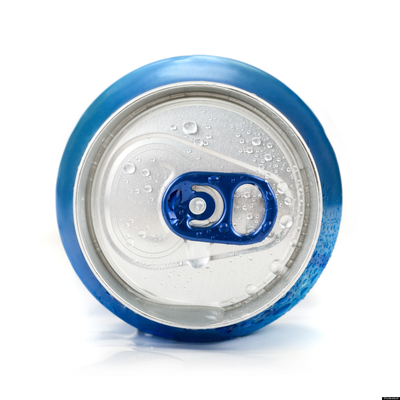
#> input picture 08_Hough Circle Transform/soda.png, 400 x 400 px
$ python with_trackbars.py
#> lines starting #> are read from the running program, lines starting #| are printed output that depends on the picture; after the words box and inside, x2 and y2 are one past the last pixel; in counts of white or black regions, pixels touching at a corner belong together
#################################################
#  CREATE BY Thiraphong Thiangphadung           #
# เลขประจำตัว 593684 แผนก หทปอ-ห. ฝ่าย อปอ.      #
# lesson8 HoughCircles                          #
#################################################
import numpy as np
import cv2 as cv

img = cv.imread('soda.png',0)
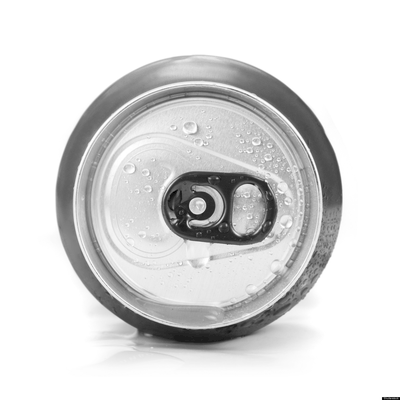
#> img: shape (400, 400); min 0, max 255, mean 218.5

def f(x=None):
    return

cv.namedWindow('detected circles', cv.WINDOW_NORMAL)
cv.createTrackbar('Canny Lower', 'detected circles', 100, 255, f)
cv.createTrackbar('Canny Upper', 'detected circles', 200, 255, f)
cv.createTrackbar('Threshold', 'detected circles', 40, 255, f)
cv.createTrackbar('Min Radius', 'detected circles', 0, 255, f)
cv.createTrackbar('Max Radius', 'detected circles', 2, 255, f)
cv.createTrackbar('Min Distance', 'detected circles', 32, 255, f)
cv.createTrackbar('Inverse Resolution', 'detected circles', 1, 10, f)

img = cv.medianBlur(img, 5)

while True:

    canny_lower = cv.getTrackbarPos('Canny Lower', 'detected circles')
    canny_upper = cv.getTrackbarPos('Canny Upper', 'detected circles')
    threshold = cv.getTrackbarPos('Threshold', 'detected circles')
    max_radius = cv.getTrackbarPos('Min Radius', 'detected circles')
    min_radius = cv.getTrackbarPos('Max Radius', 'detected circles')
    min_distance = cv.getTrackbarPos('Min Distance', 'detected circles')
    inverse_resolution = cv.getTrackbarPos('Inverse Resolution', 'detected circles')

    canny = cv.Canny(img, canny_lower, canny_upper)
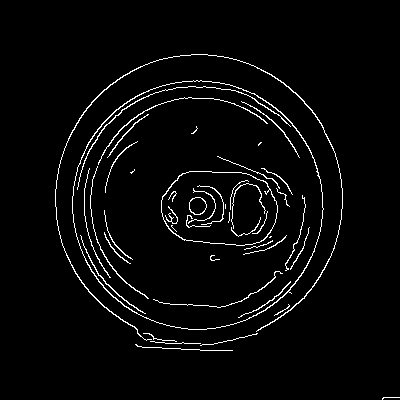
#> canny: shape (400, 400); 3.3% white in thin lines or dots, all inside (x1, y1, x2, y2) = (55, 54, 400, 400)
    cimg = cv.cvtColor(canny,cv.COLOR_GRAY2BGR)

    try:
        circles = cv.HoughCircles(img,cv.HOUGH_GRADIENT,
                                  inverse_resolution,
                                  min_distance,
                                  param1=canny_upper,
                                  param2=threshold,
                                  minRadius=min_radius,
                                  maxRadius=max_radius)
#> circles = 13 rows, first 8: [197.5, 204.5, 124.6], [182.5, 166.5, 109.3], [201.5, 260.5, 89.3], [229.5, 238.5, 78.7], [233.5, 176.5, 79], [156.5, 209.5, 100.4], [150.5, 177.5, 71.2], [165.5, 242.5, 75.4]

        circles = np.uint16(np.around(circles))
#> circles = 13 rows, first 8: [198, 204, 125], [182, 166, 109], [202, 260, 89], [230, 238, 79], [234, 176, 79], [156, 210, 100], [150, 178, 71], [166, 242, 75]

        for i in circles[0,:]:
            # draw the outer circle
            cv.circle(cimg,(i[0],i[1]),i[2],(0,255,0),2)
            # draw the center of the circle
            cv.circle(cimg,(i[0],i[1]),2,(0,0,255),3)
#> this loop made 13 passes
#> i on passes 1 to 12: [198, 204, 125], [182, 166, 109], [202, 260, 89], [230, 238, 79], [234, 176, 79], [156, 210, 100], [150, 178, 71], [166, 242, 75], [256, 258, 62], [250, 210, 27], [206, 142, 61], [134, 238, 53]
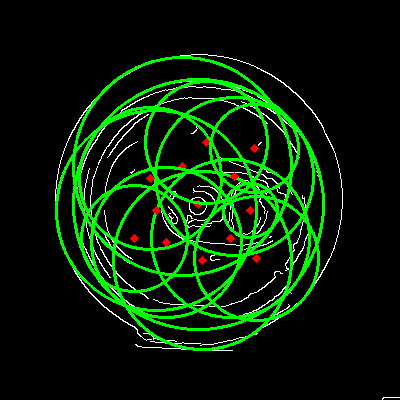
#> cimg: shape (400, 400, 3); mean B, G, R 4.9, 30.4, 5.7
    except:
        pass

    cv.imshow('detected circles',cimg)

    if cv.waitKey(10) & 0xFF == 27 or cv.waitKey(10) & 0xFF == 'q':
#> (key Esc is pressed here)
        break


cv.destroyAllWindows()

$ run again, with 08_Hough Circle Transform/8circles.png copied over 08_Hough Circle Transform/soda.png
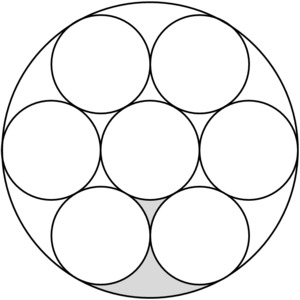
#> input picture 08_Hough Circle Transform/8circles.png, 300 x 300 px
#> img is the input picture: shape (300, 300); min 0, max 255, mean 240.1
#> `canny = cv.Canny(img, canny_lower, canny_upper)`:
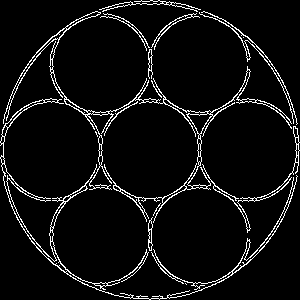
#> canny: shape (300, 300); 5.9% white in thin lines or dots
#> `circles = cv.HoughCircles(img,cv.HOUGH_GRADIENT, inverse_resolution, m..`: circles = [[148.5, 150.5, 147.5], [199.5, 63.5, 47.8], [199.5, 236.5, 49.2], [51.5, 150.5, 49.2], [98.5, 63.5, 49.2], [248.5, 151.5, 49], [100.5, 233.5, 48.6], [174.5, 131.5, 118.3], [124.5, 128.5, 116.9], [175.5, 173.5, 113.8]]
#> `circles = np.uint16(np.around(circles))`: circles = [[148, 150, 148], [200, 64, 48], [200, 236, 49], [52, 150, 49], [98, 64, 49], [248, 152, 49], [100, 234, 49], [174, 132, 118], [124, 128, 117], [176, 174, 114]]
#> the loop `for i in circles[0,:]:` made 10 passes
#> after the loop `for i in circles[0,:]:`:
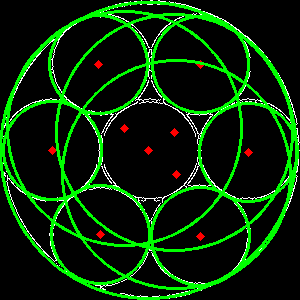
#> cimg: shape (300, 300, 3); mean B, G, R 6.2, 42.8, 7.3
